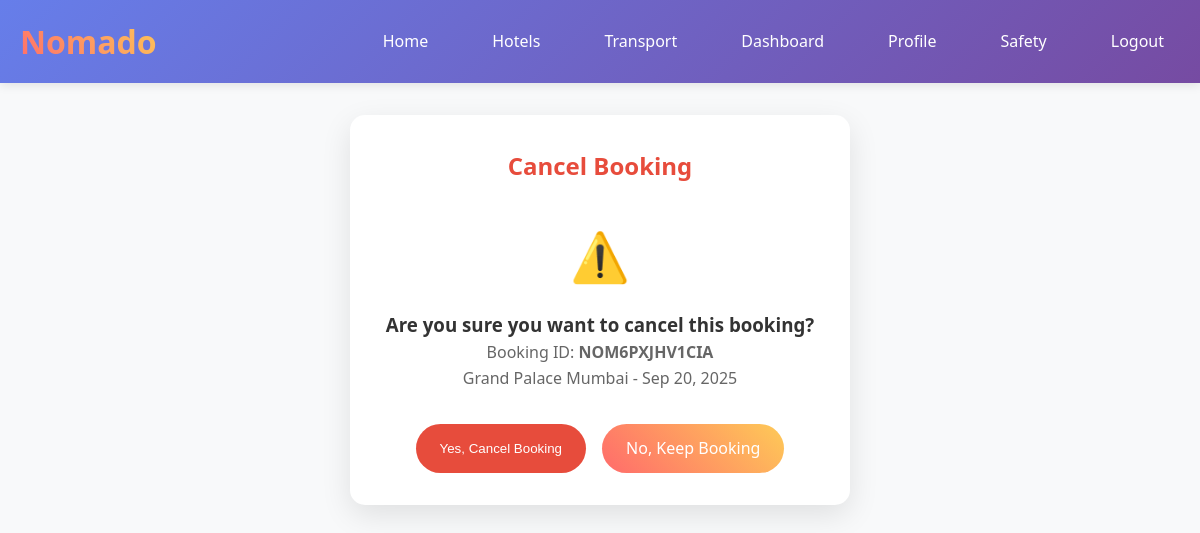
The app's page /hotels/cancel/NOM6PXJHV1CIA/ (signed in) with its own data.
### hotel_booking/models.py (models this page shows, shortened)
class HotelBooking(models.Model):
    BOOKING_STATUS = [
        ('PENDING', 'Pending'),
        ('CONFIRMED', 'Confirmed'),
        ('CANCELLED', 'Cancelled'),
        ('COMPLETED', 'Completed'),
        ('NO_SHOW', 'No Show')
    ]
    user = models.ForeignKey(User, on_delete=models.CASCADE)
    hotel = models.ForeignKey(Hotel, on_delete=models.CASCADE)
    check_in_date = models.DateField()
    check_out_date = models.DateField()
    nights = models.IntegerField(editable=False)
    guests = models.IntegerField(default=1, validators=[MinValueValidator(1)])
    rooms = models.IntegerField(default=1, validators=[MinValueValidator(1)])
    price_per_night = models.DecimalField(max_digits=8, decimal_places=2)
    total_amount = models.DecimalField(max_digits=10, decimal_places=2, editable=False)
    booking_status = models.CharField(max_length=20, choices=BOOKING_STATUS, default='PENDING')
    special_requests = models.TextField(blank=True)
    contact_name = models.CharField(max_length=200)
    contact_phone = models.CharField(max_length=17)
    contact_email = models.EmailField()
    booking_id = models.CharField(max_length=20, unique=True, editable=False)
    created_at = models.DateTimeField(auto_now_add=True)
    updated_at = models.DateTimeField(auto_now=True)
    class Meta:
        ordering = ['-created_at']

class Hotel(models.Model):
    name = models.CharField(max_length=200)
    description = models.TextField()
    address = models.TextField()
    city = models.CharField(max_length=100)
    state = models.CharField(max_length=100)
    country = models.CharField(max_length=100, default='India')
    pincode = models.CharField(max_length=10)
    phone = models.CharField(max_length=17)
    email = models.EmailField()
    website = models.URLField(blank=True)
    price_per_night = models.DecimalField(max_digits=8, decimal_places=2)
    cleanliness_rating = models.FloatField(
        default=0,
        validators=[MinValueValidator(0), MaxValueValidator(5)]
    )
    comfort_rating = models.FloatField(
        default=0,
        validators=[MinValueValidator(0), MaxValueValidator(5)]
    )
    safety_rating = models.FloatField(
        default=0,
        validators=[MinValueValidator(0), MaxValueValidator(5)]
    )
    overall_rating = models.FloatField(default=0, editable=False)
    wifi = models.BooleanField(default=False)
    parking = models.BooleanField(default=False)
    restaurant = models.BooleanField(default=False)
    pool = models.BooleanField(default=False)
    gym = models.BooleanField(default=False)
    spa = models.BooleanField(default=False)
    room_service = models.BooleanField(default=False)
    air_conditioning = models.BooleanField(default=False)
    is_active = models.BooleanField(default=True)
    featured = models.BooleanField(default=False)
    created_at = models.DateTimeField(auto_now_add=True)
    updated_at = models.DateTimeField(auto_now=True)
    class Meta:
        ordering = ['-overall_rating', '-featured', 'name']

### hotel_booking/views.py (the view)
# urls.py: path('cancel/<str:booking_id>/', views.cancel_hotel_booking_view, name='cancel_hotel_booking'),
@login_required
def cancel_hotel_booking_view(request, booking_id):
    booking = get_object_or_404(HotelBooking, booking_id=booking_id, user=request.user)
    if booking.booking_status not in ['PENDING', 'CONFIRMED']:
        messages.error(request, 'This booking cannot be cancelled.')
        return redirect('my_hotel_bookings')
    if request.method == 'POST':
        booking.booking_status = 'CANCELLED'
        booking.save()
        messages.success(request, f'Booking {booking.booking_id} has been cancelled.')
        return redirect('my_hotel_bookings')
    context = {
        'booking': booking,
    }
    return render(request, 'hotel_booking/cancel_booking.html', context)

### templates/hotel_booking/cancel_booking.html (shortened to what this page needs)
{% extends 'base.html' %}
{% block content %}
<div class="card" style="max-width: 500px; margin: 2rem auto;">
    <h2 style="color: #e74c3c; margin-bottom: 2rem; text-align: center;">Cancel Booking</h2>
    <div style="text-align: center; margin-bottom: 2rem;">
        <div style="font-size: 3rem; margin-bottom: 1rem;">⚠️</div>
        <h3>Are you sure you want to cancel this booking?</h3>
        <p style="color: #666;">Booking ID: <strong>{{ booking.booking_id }}</strong></p>
        <p style="color: #666;">{{ booking.hotel.name }} - {{ booking.check_in_date|date:"M d, Y" }}</p>
    </div>
    <form method="post">
        <div style="display: flex; gap: 1rem; justify-content: center;">
            <button type="submit" class="btn" style="background: #e74c3c;">Yes, Cancel Booking</button>
            <a href="{% url 'my_hotel_bookings' %}" class="btn btn-secondary">No, Keep Booking</a>
        </div>
    </form>
</div>
{% endblock %}

### templates/base.html (style rules this page uses)
* { margin: 0; padding: 0; box-sizing: border-box; }
body { font-family: 'Segoe UI', Tahoma, Geneva, Verdana, sans-serif; line-height: 1.6; background-color: #f8f9fa; color: #333; }
.btn { padding: 12px 24px; background: linear-gradient(45deg, #667eea, #764ba2); color: white; border: none; border-radius: 25px; cursor: pointer; text-decoration: none; display: inline-block; transition: all 0.3s ease; font-weight: 500; }
.btn-secondary { background: linear-gradient(45deg, #ff6b6b, #feca57); }
.card { background: white; border-radius: 15px; padding: 2rem; margin: 1rem 0; box-shadow: 0 10px 30px rgba(0,0,0,0.1); transition: transform 0.3s ease; }

### records on screen
HotelBooking: booking_id "NOM6PXJHV1CIA", hotel.name "Grand Palace Mumbai", check_in_date "Sep 20, 2025"
